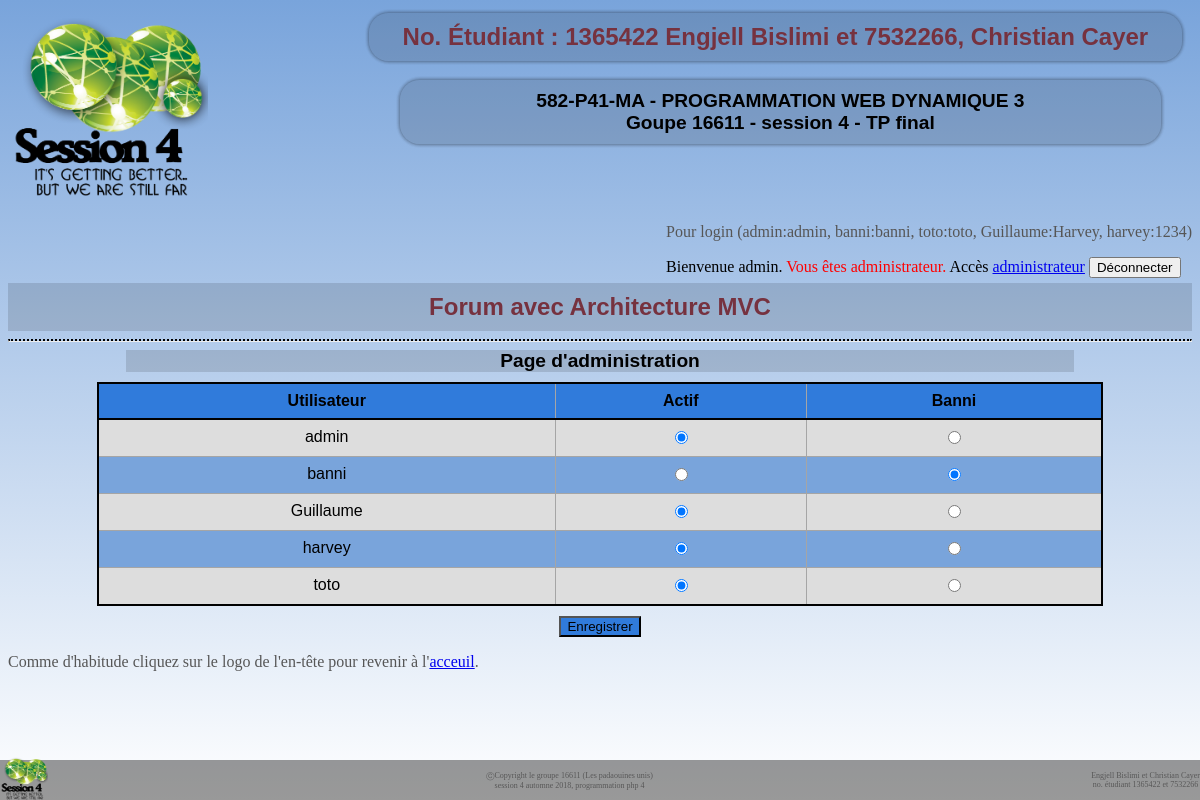
Page /index.php?Usager&action=adminPage (signed in) on the committed database.
### tables this page shows
CREATE TABLE usager(
  username Varchar (25) NOT NULL ,
  password Varchar (255) NOT NULL ,
  banni    Bool NOT NULL ,
  admin    Bool NOT NULL ,
  PRIMARY KEY (username )
);

### index.php (called while the page is built, shortened)
<?php
    Routeur::route();
?>

### model/BaseDAO.php (called while the page is built, shortened)
<?php
	abstract class BaseDao
	{
		protected $db;
		public function __construct(PDO $dbPDO)
		{
			$this->db = $dbPDO;
		}
		protected function lireTous($orderParam = NULL)
		{
		    if(!isset($orderParam)){
                $query = "SELECT * FROM " . $this->getTableName();
            }
            else{
                $query = "SELECT * FROM " . $this->getTableName(). " ORDER BY ". $orderParam." DESC";
            }
			return $this->requete($query);
		}
        final protected function requete($query, $data = array())
		{
			try
			{
				$stmt = $this->db->prepare($query);
				$stmt->execute($data);
			}
			catch(PDOException $e)
			{
				trigger_error("<p>La requête suivante a donné une erreur : $query</p><p>Exception : " . $e->getMessage() . "</p>");
                return false;
			}
			return $stmt;
		}
	}
?>

### model/Modele_Usager.php (called while the page is built, shortened)
<?php
class Modele_Usager extends BaseDAO
{
    public function getTableName()
    {
        return "usager";
    }
    public function obtenir_tous()
    {
        $resultats =  $this->lireTous();
        $lesUsagers = $resultats->fetchAll(PDO::FETCH_CLASS | PDO::FETCH_PROPS_LATE, "Usager");
        return $lesUsagers;
    }
}
?>

### model/Usager.php (called while the page is built, shortened)
<?php
class Usager
{
    private $username;
    private $banni;
    public function getUsername()
    {
        return $this->username;
    }
    public function setUsername($username)
    {
        if(is_string($username))
            $this->username = $username;
        else
            trigger_error("Le nom doit être une chaine de caractères....", E_USER_ERROR);
    }
    public function getBanni()
    {
        return $this->banni;
    }
    public function setBanni($banni)
    {
        if(is_bool($banni))
            $this->banni = $banni;
        else
            trigger_error("Doit être booléen....", E_USER_ERROR);
    }
}
?>

### view/AdminPage.php (the view, shortened to what this page needs)
<h2>Page d'administration</h2>
<div class="divAdmin">
    <form method="post">
        <table class="tableAdmin">
            <tr><th>Utilisateur</th><th>Actif</th><th>Banni</th></tr>
        <?php
        foreach($data["usagers"] as $usager) {
            echo "<tr><td>";
            echo $usager->getUsername();
            echo "</td><td><input type='radio' name='USER[" . $usager->getUsername() . "]' value='actif'";
            if(!($usager->getBanni())){
                echo  " checked";
            }
            echo "/></td>";
            echo "<td><input type='radio' name='USER[" . $usager->getUsername() . "]' value='banni'";
            if($usager->getBanni()){
                echo  " checked";
            }
            echo "/>";
            echo "</td></tr>";
        }
        ?>
        </table>
        <input type="submit" value="Enregistrer">
    </form>
    <p>Comme d'habitude cliquez sur le logo de l'en-tête pour revenir à l'<a href='index.php?Sujets'>acceuil</a>.</p>
</div>

### css/colorTomS2.css (style rules this page uses)
html { color:black; }
body { height: 100%; background: linear-gradient(#79a4db, white); background-attachment: fixed; }
h1, h2, h3, h4 { font-size: 1em; color: #76323F; font-family: Arial, Helvetica, sans-serif; }
h2 { color:black; font-size: 1.2em; background-color: rgba(0, 0, 0, .125); }
p { color:#565656; }
input[type="submit"] { background-color: #307bdb; }

### css/posTomS2.css (style rules this page uses)
html { margin: 0 auto; max-width: 1400px; }
body { padding-bottom: 30px; }
h2 { text-align: center; width: 80%; margin: 0 auto; }
table { margin-left:auto; margin-right:auto; }

### css/table.css (style rules this page uses)
.tableAdmin { margin-top: 10px; margin-bottom: 10px; font-family: arial, sans-serif; border-collapse: collapse; width: 85%; border: 2px solid black; border-radius: 10px; background-color: #79a4db; }
.tableAdmin td, .tableAdmin th { border: 1px solid #a5a5a5; text-align: center; padding: 8px; vertical-align:top; }
.tableAdmin tr:first-of-type { border: 2px solid black; border-radius: 10px; background-color: #307bdb; }
.tableAdmin tr:nth-child(even) { background-color: #dddddd; }
.divAdmin input[type="submit"] { display: block; margin: 0 auto; cursor:pointer; }

### rows in the picture
usager: username "admin", banni "☑"
usager: username "banni", banni "☑"
usager: username "Guillaume", banni "☑"
usager: username "harvey", banni "☑"
usager: username "toto", banni "☑"

### other values in the picture
$_SESSION["username"] "admin"
